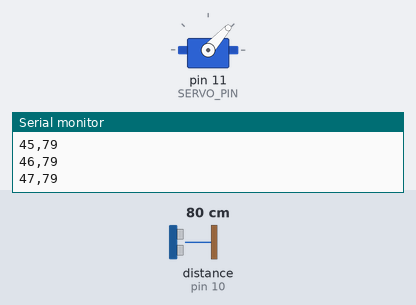
A sketch run on a simulated Arduino Uno, built with avr-gcc and run on an emulated ATmega328P. Parts: servo, the last lines printed to the serial monitor. Wiring (inferred from the names in the program): ultrasonic range finder: trigger pin 9; echo pin 10. The inputs (shaded band) are chosen by the test bench; at power-on: distance to the obstacle (sensor on pin 10) 80 cm. The echo pulse lasts 58.3 µs per cm.

Above: at 1.2 s.
1.3 s: distance to the obstacle (sensor on pin 10) set to 2 cm
At 1.74 s:
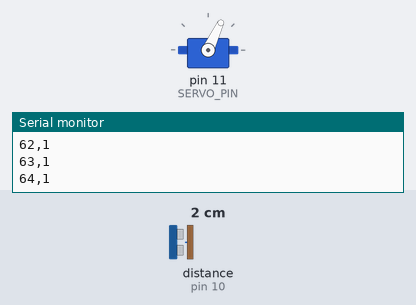
4.3 s: distance to the obstacle (sensor on pin 10) set to 250 cm
At 5.09 s:
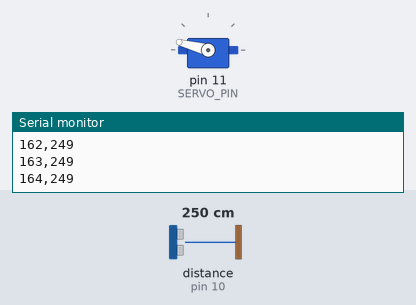
Timing chart, 0 to 13.3 s (numbered marks = the images above; inputs shaded):
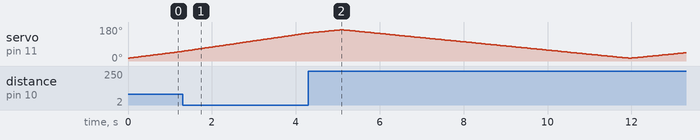

The sketch:

radar.ino
```cpp
#include <Servo.h>                          // SG90 için standart servo kütüphanesi

const int TRIG = 9;                         // HC-SR04 Trig → D9
const int ECHO = 10;                        // HC-SR04 Echo → D10
const int SERVO_PIN = 11;                   // SG90 sinyal (turuncu) → D11

const int BAS_ACI = 15;                     // taramanın başı (derece)
const int SON_ACI = 165;                    // taramanın sonu
const int ADIM_MS = 30;                     // her derecede servonun oturma süresi

Servo servo;

int mesafeOlc() {
  digitalWrite(TRIG, LOW);
  delayMicroseconds(2);
  digitalWrite(TRIG, HIGH);                 // 10 µs darbe: 8 ultrasonik dalga gönder
  delayMicroseconds(10);
  digitalWrite(TRIG, LOW);
  long sure = pulseIn(ECHO, HIGH, 30000);   // yankının gidiş-dönüş süresi (µs), 30 ms'de vazgeç
  return sure * 0.0343 / 2;                 // ses 0,0343 cm/µs; yol iki kat → cm
}

void tara(int aci) {
  servo.write(aci);
  delay(ADIM_MS);
  int cm = mesafeOlc();
  Serial.print(aci);                        // seri port: "açı,mesafe" → radar ekranı
  Serial.print(",");
  Serial.println(cm);
}

void setup() {
  pinMode(TRIG, OUTPUT);
  pinMode(ECHO, INPUT);
  servo.attach(SERVO_PIN);
  Serial.begin(115200);
}

void loop() {
  for (int a = BAS_ACI; a <= SON_ACI; a++) tara(a);  // sağdan sola
  for (int a = SON_ACI; a >= BAS_ACI; a--) tara(a);  // soldan sağa
}
```
